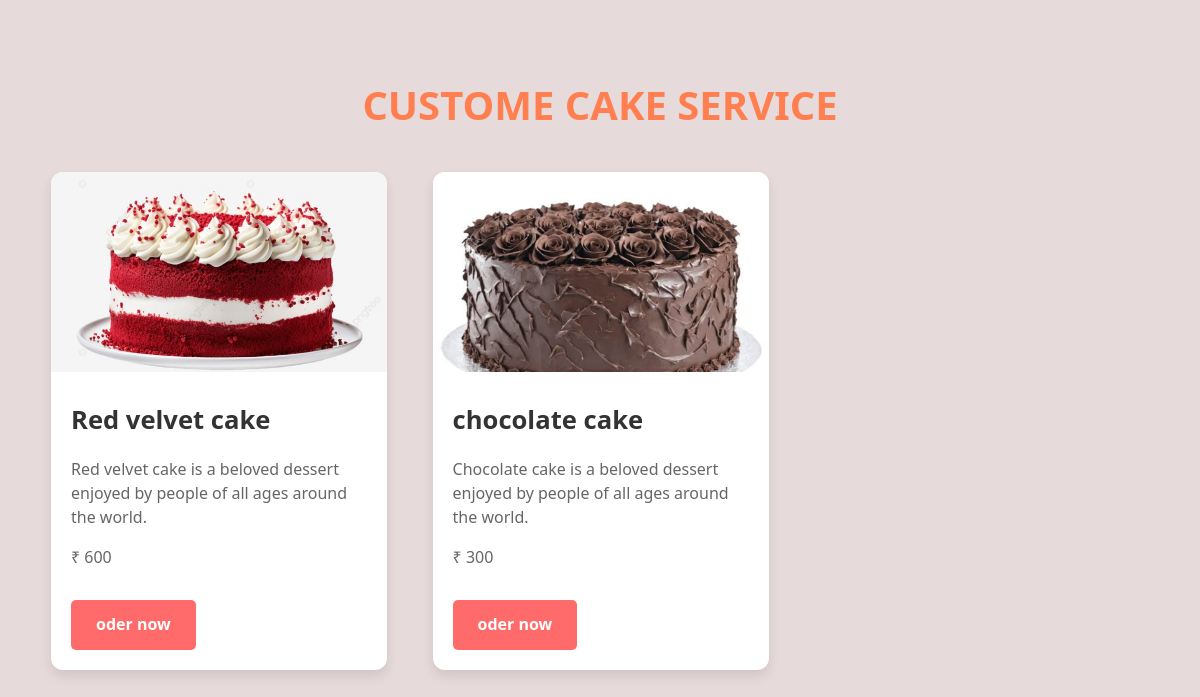
The app's page /cake/ (signed in) with its own data.
### hi/models.py (models this page shows, shortened)
class C_oder(models.Model):
    image=models.FileField(blank=True,null=True,default=True)
    name=models.CharField(max_length=200,null=True)
    about=models.TextField(null=True)
    price=models.IntegerField(max_length=50)
    href=models.CharField(max_length=200,null=True)

### hi/views.py (the view)
# urls.py: path('cake/',cake,name='cake'),
@login_required(login_url='/login/')
def cake(request):
    cakes=C_oder.objects.all()
    return render(request,"cake.html",{"cakes":cakes})

### hi/templates/cake.html (shortened to what this page needs)
{% load static %}
<!DOCTYPE html>
<html lang="en">
<head>
</head>
<body>
  <section class="services">
    <h1> CUSTOME CAKE SERVICE </h1>
       {% for cake in cakes.all %}
          <div class="card">
            <img src="{{ cake.image.url }}" alt="cake ">
            <div class="card-content">
              <h3>{{ cake.name }} </h3>
              <p> {{ cake.about }} </p>
              <p> ₹ {{ cake.price }}</p>
              <a href="{{ cake.href }}" class="btn">oder now </a>
            </div>
          </div>
          {% endfor %}
  </section>
</body>
</html>

### hi/templates/cake.html (style rules this page uses)
body { font-family: 'Segoe UI', Tahoma, Geneva, Verdana, sans-serif; margin: 0; padding: 0; background-color:white; line-height: 1.6; }
h1 { text-align: center; color:#ff7f50; font-size: 2.5rem; font-weight: bold; }
.services { padding: 40px 20px; background-color:#e7dada; }
.card { background: #fff; border-radius: 12px; box-shadow: 0 6px 12px rgba(0, 0, 0, 0.1); width: 29%; min-width: 280px; overflow: hidden; transition: transform 0.3s ease, box-shadow 0.3s ease; cursor: pointer; display: inline-block; margin:2px 10px 7px 31px; }
.card img { width: 100%; height: 200px; object-fit: cover; transition: transform 0.3s ease; }
.card-content { padding: 20px; }
.card-content h3 { margin: 0 0 10px 0; font-size: 1.6rem; color: #333; font-weight: bold; }
.card-content p { font-size: 1rem; color: #666; line-height: 1.5; }
.card-content .btn { display: inline-block; margin-top: 15px; padding: 12px 25px; background-color: #ff6b6b; color: #fff; text-decoration: none; border-radius: 5px; font-weight: bold; transition: background-color 0.3s ease, transform 0.3s ease; }

### records on screen
C_oder: image (picture), name "Red velvet cake", about "Red velvet cake is a beloved dessert enjoyed by people of all ages around the world.", price "600"
C_oder: image (picture), name "chocolate cake", about "Chocolate cake is a beloved dessert enjoyed by people of all ages around the world.", price "300"
